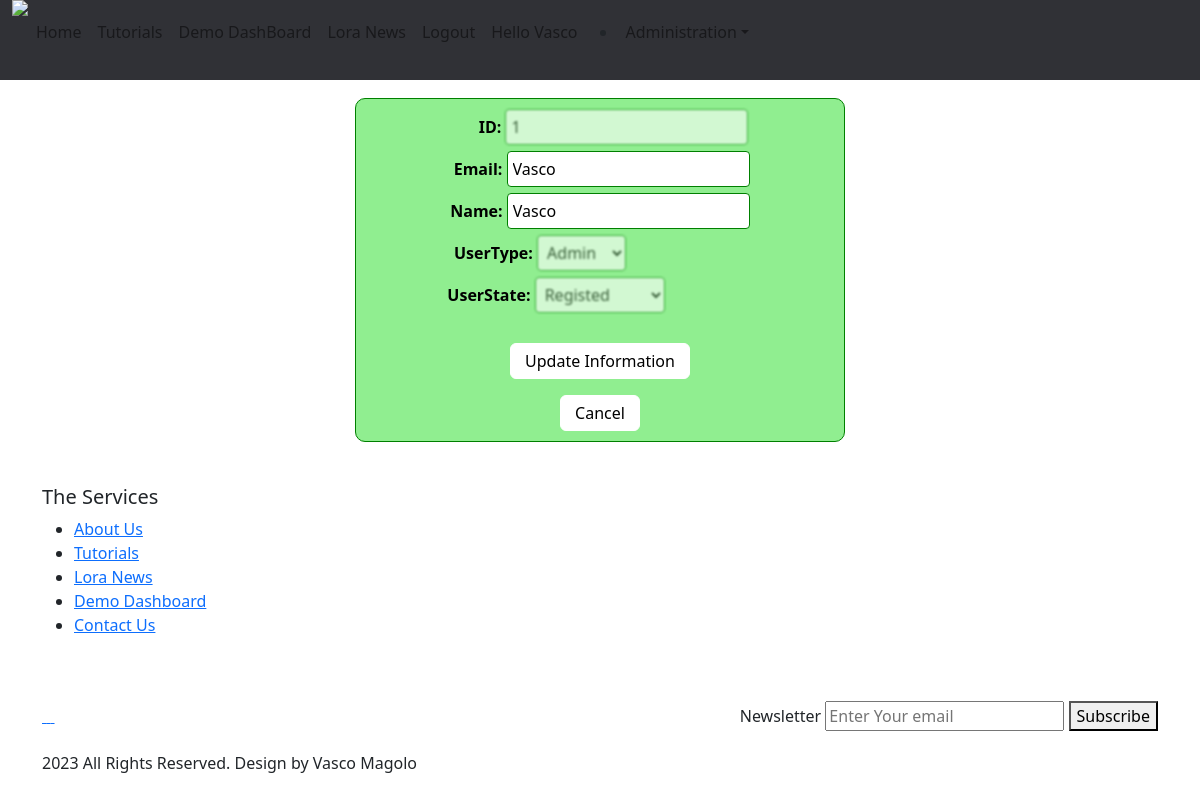
The app's page /updateU.php?id=1 (signed in) with its own data.
### tables this page shows
CREATE TABLE `users` (
  `IDuser` int(11) NOT NULL,
  `login` varchar(100) NOT NULL,
  `pass` varchar(100) NOT NULL,
  `nome` varchar(100) NOT NULL,
  `dataRegisto` timestamp NOT NULL DEFAULT current_timestamp() ON UPDATE current_timestamp(),
  `IDtipo` int(11) DEFAULT NULL,
  `IDestado` int(11) NOT NULL
);

### updateU.php (the view, shortened to what this page needs)
<?php
include ('ligaBD.php');
include ('head.php');
include ('nav.php');
$idToEdit = $_GET['id'];
$query = "SELECT IDuser, login, nome, IDtipo, IDestado from users where IDuser = ". $idToEdit;
$result = mysqli_query($ligaBD, $query);
$row = mysqli_fetch_array($result);
?>
<html>
  <head>
  </head>
<body >
    <div class="bodyEditUser" >
        <div class="containerEditUser" style='overflow-x:0;'>
            <form action="updateUser.php" method='Post'>
                <label class="lblEditUser" for="id" style='margin-left:1.7rem;'>ID:</label>
                <input class="inputEditUser" type="text" id="id" name="id" value="<?php echo $idToEdit; ?>" readOnly = "true"style='color:black;'> <br>
                <label class="lblEditUser" for="login"style='margin-left:0.2rem;'>Email:</label>
                <input class="inputEditUser" type="email" id="login" name="login" value="<?php echo $row[1]; ?>"> <br>
                <label class="lblEditUser" for="name">Name:</label>
                <input class="inputEditUser" type="text" id="name" name="name" value="<?php echo $row[2]; ?>"> <br>
                <label class="lblEditUser" for="idtipo" style='margin-left:-7.5rem;'>UserType:</label>
                <select class="selectEditUser" id="idtipo" name="idtipo" <?php if(($idToEdit == $_SESSION['idU']) and ($row[3] == 1)) echo "disabled"; ?> >
                    <option <?php if($row[3] == 1) echo "selected = 'selected'" ?> value="1">Admin</option>
                </select>
                <br>
                <label class="lblEditUser" for="idestado" style='margin-left:-5.5rem;'>UserState:</label>
                <select class="selectEditUser" id="idestado" name="idestado" <?php if(($idToEdit == $_SESSION['idU']) and ($row[3] == 1)) echo "disabled"; ?> > <br>
                    <option <?php if($row[4] == 3) echo "selected = 'selected'" ?> value="3">Registed</option>
                </select>
                <br> <br>
                <button class="btnEditUser" type="submit" onclick=showAlertEdit()>Update Information</button><p></p>
            </form>
            <button class="btnEditUser" onclick="location.href='listausers.php'">Cancel</button>
        </div>
    </div>
</body>
<?php
include ('footer.php');
?>
</html>

### updateU.php (style rules this page uses)
body { background-color:white !important; }
.bodyEditUser { text-align: center; vertical-align: middle; margin: auto; padding: 18px; padding-left: 25px; padding-right: 25px; position: relative; width:25%; top: 0; left: 0; bottom: 0; right: 0; }
.containerEditUser { padding: 10px 10px 10px 10px; margin-bottom: 10px; background-color: lightgreen; border-radius: 10px; border: 1px solid green; overflow-x: auto; text-align: center; color: black; }
.lblEditUser { font-weight: bold; color: black; }
.inputEditUser { border: 1px solid green; background-color: white; border-radius: 4px; color: black; padding: 5px; margin-bottom: 6px; }
.inputEditUser:read-only { filter: blur(0.8px); opacity: 60%; color: white; }
.selectEditUser { border: 1px solid green; background-color: white; border-radius: 4px; color: black; padding: 5px; margin-bottom: 6px; }
.selectEditUser:disabled { filter: blur(0.8px); opacity: 60%; color: black; }
.btnEditUser { border: 1px solid white; background-color: white; color: black; padding-top: 5px; padding-bottom: 5px; padding-left: 14px; padding-right: 14px; border-radius: 6px; }
@media only screen and (max-width:3000px) { .bodyEditUser { width:25%; } }
@media only screen and (max-width:1600px) { .bodyEditUser { width:30%; } }
@media only screen and (max-width:1400px) { .bodyEditUser { width:35%; } }
@media only screen and (max-width:1200px) { .bodyEditUser { width:45%; } }

### records on screen
users: login "Vasco", name "Vasco", idtipo "Admin", idestado "Registed"

### other values on screen
$_SESSION['nome'] "Vasco"
